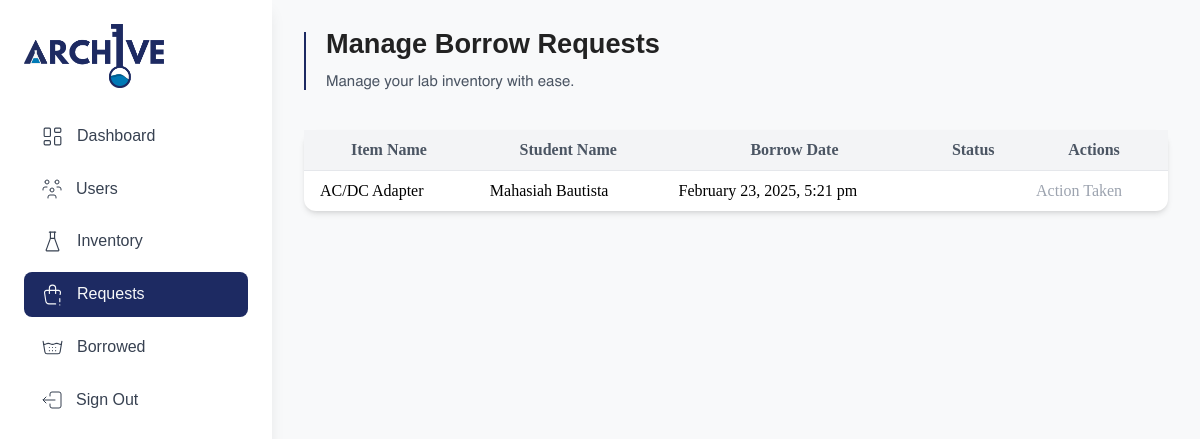
Page /teachers/requests.php (signed in) on the earlier database version.
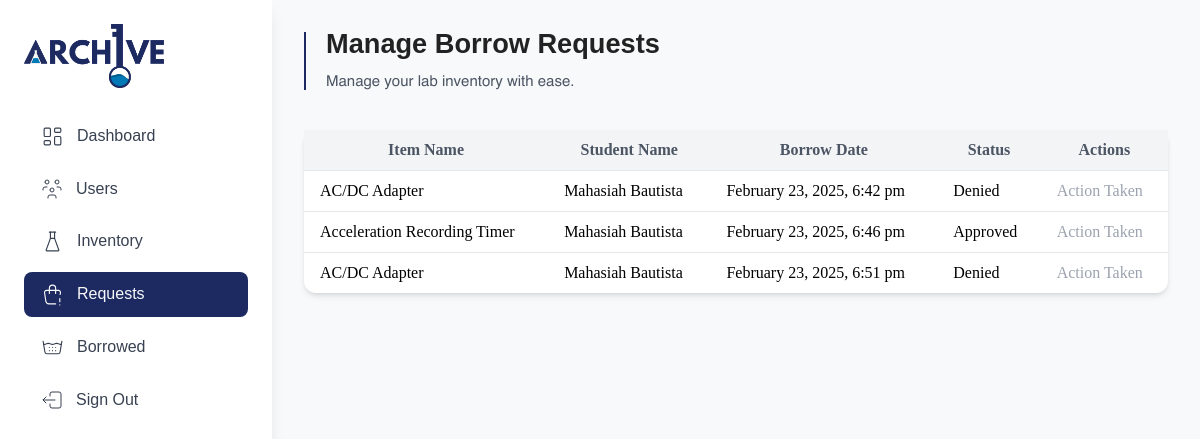
Same page on the later database version.
### tables this page shows
CREATE TABLE `borrowed_items` (
  `b_item_id` int(11) NOT NULL,
  `lrn_or_email` varchar(255) NOT NULL,
  `item_id` int(11) NOT NULL,
  `date_borrowed` timestamp NOT NULL DEFAULT current_timestamp(),
  `status` varchar(255) NOT NULL,
  `approval_date` datetime DEFAULT NULL,
  `denied_date` datetime DEFAULT NULL
);

CREATE TABLE `lab_equipments` (
  `item_id` int(11) NOT NULL,
  `item_name` varchar(255) NOT NULL,
  `item_description` varchar(255) NOT NULL,
  `uploader` varchar(255) NOT NULL,
  `file_name` text NOT NULL,
  `temp_name` varchar(200) NOT NULL,
  `item_status` varchar(255) NOT NULL,
  `total_available` int(11) NOT NULL,
  `is_archived` int(11) NOT NULL
);

CREATE TABLE `users` (
  `user_id` int(11) NOT NULL,
  `lrn_or_email` varchar(255) NOT NULL,
  `user_name` varchar(255) NOT NULL,
  `user_gender` varchar(255) NOT NULL,
  `grade_level` varchar(255) NOT NULL,
  `user_password` varchar(255) NOT NULL,
  `is_archived` int(11) NOT NULL,
  `access_level` int(11) NOT NULL DEFAULT 2
);

### teachers/requests.php (the view, shortened to what this page needs)
<?php
include 'teachers-layout-header.php';
include '../db-conn.php';
$sql = "SELECT
            bi.b_item_id,
            le.item_name,
            u.user_name AS student_name,
            bi.date_borrowed,
            bi.status,
            bi.approval_date
        FROM borrowed_items bi
        INNER JOIN users u ON bi.lrn_or_email = u.lrn_or_email
        INNER JOIN lab_equipments le ON bi.item_id = le.item_id";
$stmt = $conn->prepare($sql);
$stmt->execute();
$borrowed_items = $stmt->fetchAll(PDO::FETCH_ASSOC);
?>
<section class="flex">
    <?php include '_components/sidebar.php';?>
    <main class="flex-1 min-h-screen p-8 ml-[272px] max-[1023px]:ml-[0px] overflow-scroll-y">
        <div class="page-heading">
            <h1>Manage Borrow Requests</h1>
            <p class="text-gray-600">Manage your lab inventory with ease.</p>
        </div>
        <table class="w-full bg-white rounded-xl shadow-md mt-10">
            <thead>
                <tr class="bg-gray-100 text-gray-600">
                    <th class="py-2 px-4">Item Name</th>
                    <th class="py-2 px-4">Student Name</th>
                    <th class="py-2 px-4">Borrow Date</th>
                    <th class="py-2 px-4">Status</th>
                    <th class="py-2 px-4">Actions</th>
                </tr>
            </thead>
            <tbody>
                <?php foreach ($borrowed_items as $request): ?>
                <tr class="border-t">
                    <td class="py-2 px-4"><?= htmlspecialchars($request['item_name']); ?></td>
                    <td class="py-2 px-4"><?= htmlspecialchars($request['student_name']); ?></td>
                    <td class="py-2 px-4"><?= date('F j, Y, g:i a', strtotime($request['date_borrowed'])); ?></td>
                    <td class="py-2 px-4"><?= htmlspecialchars($request['status']); ?></td>
                    <td class="py-2 px-4">
                        <?php if ($request['status'] === 'Pending'): ?>
                            <a href="borrow-function.php?id=<?= $request['b_item_id']; ?>&action=approve"
                                class="bg-green-600 text-white px-3 py-1 rounded hover:bg-green-700 transition-colors">Approve</a>
                            <a href="borrow-function.php?id=<?= $request['b_item_id']; ?>&action=deny"
                                class="bg-red-600 text-white px-3 py-1 rounded hover:bg-red-700 transition-colors">Deny</a>
                        <?php else: ?>
                            <span class="text-gray-400">Action Taken</span>
                        <?php endif; ?>
                    </td>
                </tr>
                <?php endforeach; ?>
            </tbody>
        </table>
    </main>
</section>
<?php include 'teachers-layout-footer.php'; ?>

### teachers/teachers-layout-header.php (shortened to what this page needs)
<?php
	function setActiveClass($pageName) {
		$currentPage = basename($_SERVER['PHP_SELF']);
		return $currentPage == $pageName ? 'active' : '';
	}
?>
<!DOCTYPE html>
<html>
	<head>
		<link rel="stylesheet" href="/rshs-archive/globals.css">
		<script src="https://unpkg.com/@tailwindcss/browser@4"></script>
	</head>
	<body class="bg-light">

### teachers/_components/sidebar.php (shortened to what this page needs)
<aside id="sidebar" class="!fixed top-0 left-0 h-screen w-68 !bg-white shadow-lg transform -translate-x-full transition-transform duration-300 lg:translate-x-0 lg:relative p-6 !z-[99999]">
    <div class="flex items-center justify-between pb-4">
        <img src="/rshs-archive/assets/images/Archive-Logo.png" alt="RSHS Archive Logo" class="w-[140px] mb-[-10px]">
    </div>
    <nav class="mt-5 space-y-2">
        <a href="/rshs-archive/teachers/dashboard" class="flex items-center px-4 py-2.5 text-gray-700 hover:bg-gray-200 rounded-lg sidebar-link-item <?= setActiveClass('dashboard.php') ?>">
            <span class="ml-3 text-[16px]">Dashboard</span>
        </a>
        <a href="/rshs-archive/teachers/users" class="flex items-center px-4 py-2.5 text-gray-700 hover:bg-gray-200 rounded-lg sidebar-link-item <?= setActiveClass('users.php') ?>">
            <span class="ml-3 text-[16px]">Users</span>
        </a>
        <a href="/rshs-archive/teachers/inventory" class="flex items-center px-4 py-2.5 text-gray-700 hover:bg-gray-200 rounded-lg sidebar-link-item <?= setActiveClass('inventory.php') ?>">
            <span class="ml-3 text-[16px]">Inventory</span>
        </a>
        <a href="/rshs-archive/teachers/requests" class="flex items-center px-4 py-2.5 text-gray-700 hover:bg-gray-200 rounded-lg sidebar-link-item <?= setActiveClass('requests.php') ?>">
            <span class="ml-3 text-[16px]">Requests</span>
        </a>
        <a href="/rshs-archive/teachers/borrowed" class="flex items-center px-4 py-2.5 text-gray-700 hover:bg-gray-200 rounded-lg sidebar-link-item <?= setActiveClass('borrowed.php') ?>">
            <span class="ml-3 text-[16px]">Borrowed</span>
        </a>
        <a href="/rshs-archive/logout" class="flex items-center px-4 py-2.5 text-gray-700 hover:bg-gray-200 rounded-lg sidebar-link-item <?= setActiveClass('logout.php') ?>">
            <span class="ml-3 text-[16px]">Sign Out</span>
        </a>
    </nav>
</aside>
<script src="https://cdn.tailwindcss.com"></script>

### teachers/teachers-layout-footer.php
    </body>
    <script src="https://unpkg.com/@material-tailwind/html@latest/scripts/script-name.js"></script>
</html>

### globals.css (style rules this page uses)
:root { --primary-color: #1d2a62; --secondary-color: #87aece; --tertiary-color: #f5f3d8; --accent-color: #1d2a62; --success-color: #15802e; --danger-color: #7a1d1d; --warning-color: #e4ad0a; --light-color: #f8f9fa; --dark-color: #1b1d1f; --gray-color: #EEEEEE; --size: 950px; --speed: 20s; --easing: cubic-bezier(0.8, 0.2, 0.2, 0.8); --width: min(100% - 100px, 1140px); --wide-width: min(100% - 100px, 1340px); --tablet-width: min(100% - 100px, 1140px); --mobile-width: min(100% - 100px, 1140px); }
.sidebar-link-item.active { background-color: var(--primary-color) !important; color: var(--light-color) !important; }
* { margin: 0; padding: 0; box-sizing: border-box; }
h1, h2, h3, h4, h5, h6 { font-family: 'NeurialGrotesk', sans-serif !important; font-weight: 700; }
p, input { font-family: 'Helvetica', sans-serif; font-weight: 400; }
p { font-size: 15px; }
button, a { font-family: 'NeurialGrotesk', sans-serif; cursor: pointer; transition: all 0.3s ease-in-out; }
.page-heading { display: flex; flex-direction: column; gap: 18px; border-left: 2px solid var(--primary-color); padding-left: 20px; }
.page-heading h1 { font-size: 1.7rem; font-weight: 700; color:#222222; line-height: 1.5rem; }
.page-heading p { line-height: 16px; }
:where(.card .card-content) h2, span { justify-self: start; }
table th, td { font-family: 'NeurialGrotesk'; }

Differences in the rows shown:
removed borrowed_items: item.item_name "AC/DC Adapter", users.user_name "Mahasiah Bautista", date_borrowed "February 23, 2025, 5:21 pm", status "Action Taken"
added borrowed_items: item.item_name "AC/DC Adapter", users.user_name "Mahasiah Bautista", date_borrowed "February 23, 2025, 6:42 pm", status "Denied", shows "Action Taken"
added borrowed_items: item.item_name "Acceleration Recording Timer", users.user_name "Mahasiah Bautista", date_borrowed "February 23, 2025, 6:46 pm", status "Approved", shows "Action Taken"
added borrowed_items: item.item_name "AC/DC Adapter", users.user_name "Mahasiah Bautista", date_borrowed "February 23, 2025, 6:51 pm", status "Denied", shows "Action Taken"
